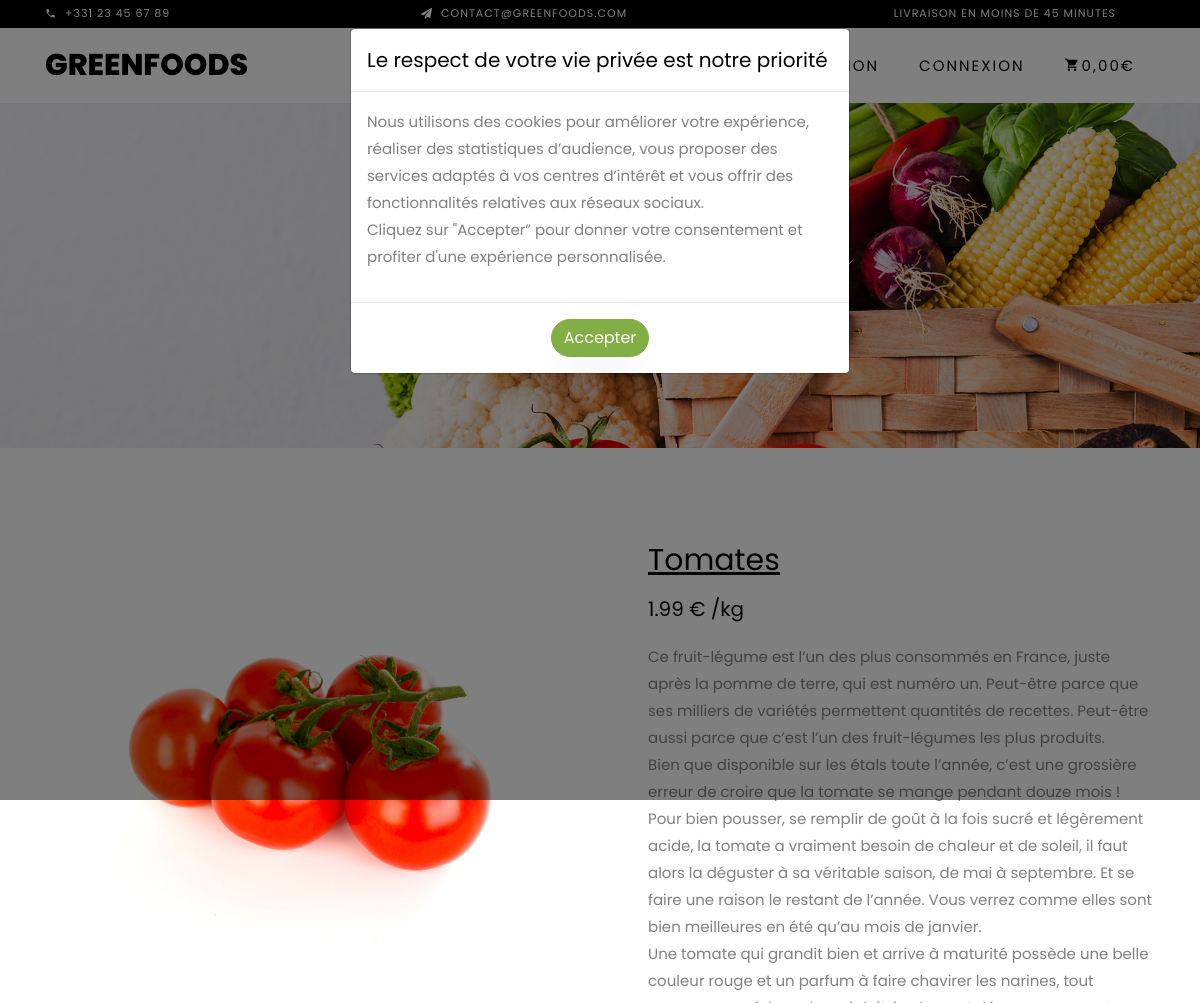
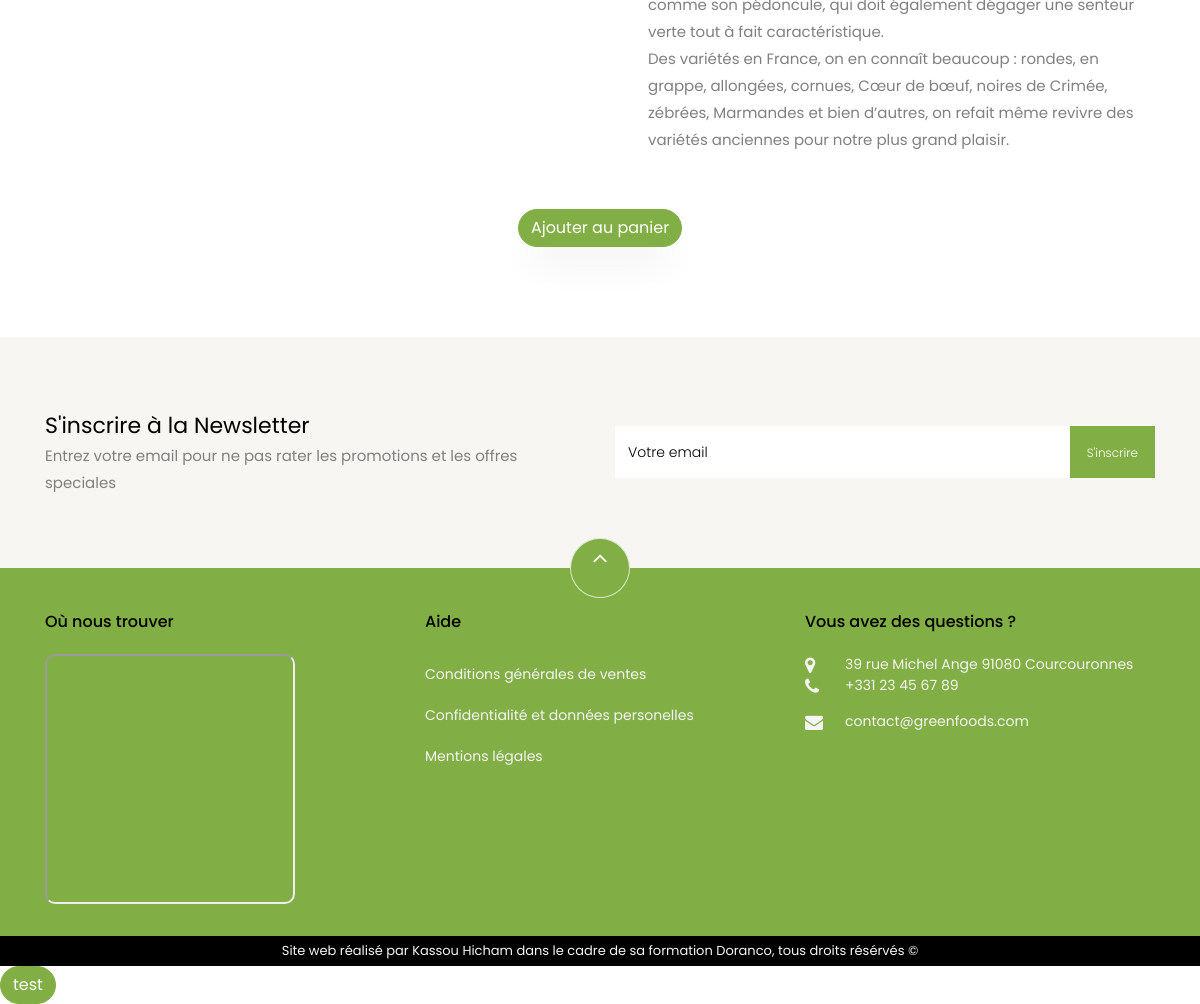
The page /fiche-produit.php?id=9 on the database its author committed (2 pictures, top to bottom).
### tables this page shows
CREATE TABLE `produits` (
  `id` int(11) NOT NULL,
  `nom` varchar(32) NOT NULL,
  `type` varchar(32) NOT NULL,
  `prix` float(11,2) NOT NULL,
  `url` text NOT NULL,
  `texte` text NOT NULL
);

### fiche-produit.php (the view, shortened to what this page needs)
<?php include_once 'nav.php' ?>
<div class="hero-wrap hero-bread" style="background-image: url('images/bg_1.jpg');">
	<div class="container">
		<div class="row no-gutters slider-text align-items-center justify-content-center">
			<div class="col-md-9 ftco-animate text-center">
				<h1 class="mb-0 bread">Fiche produit</h1>
			</div>
		</div>
	</div>
</div>
<?php if(isset($_GET['id'])){
	$id = $_GET['id'];
$result = $mysqli->query("SELECT * FROM produits WHERE id = '$id'");
foreach ($result as $row):
	$url = $row['url'];
	$nom = ucfirst($row['nom']);
	$type = $row['type'];
	$prix = $row['prix'];
	$texte = $row['texte'];
 ?>
<section class="ftco-section">
	<div class="container">
		<div class="row">
			<div class="col-lg-6 mb-5 ftco-animate">
				<a class="image-popup"><img src="images/<?php echo $url ?>.jpg" class="img-fluid"
						alt="<?php echo $type ?>_<?php echo $nom ?>"></a>
			</div>
			<div class="col-lg-6 product-details pl-md-5 ftco-animate">
				<h3><u><?php echo $nom?></u></h3>
				<p class="price"><span style="font-size:20px"><?php echo $prix?> € /kg</span></p>
				<p><?php echo $texte?></p>
			</div>
			<p style="margin:40px auto 0"><a href="panier/addPanier.php?id=<?php echo $id?> "
					class="btn btn-primary buy-now d-flex justify-content-center align-items-center mx-1 addPanier">Ajouter
					au panier</a></p>
		</div>
	</div>
</section>
<?php
endforeach;}else{
	echo '<h1 style="text-align:center;padding:10%;">Aucun produit séléctionné !</h1>';
};
include 'newsletter.php';
include 'footer.php';
?>
</body>
</html>

### rows shown on the page
produits: url (picture), nom "Tomates", prix "1.99", texte "Ce fruit-légume est l’un des plus consommés en France, juste après la pomme de terre, qui est numéro un. Peut-être parce que ses milliers de variétés permettent quantités de recettes. Peut-être aussi parce que c’est l’un des fruit-légumes les plus produits. Bien que disponible sur les étals toute l’année, c’est une grossière erreur de croire que la tomate se mange pendant douze mois ! Pour bien pousser, se remplir de goût à la fois sucré et légèrement acide, la tomate a vraiment besoin de chaleur et de soleil, il faut alors la déguster à sa véritable saison, de mai à septembre. Et se faire une raison le restant de l’année. Vous verrez comme elles sont bien meilleures en été qu’au mois de…"

### other values the page prints
$panier->total() "0,00"
